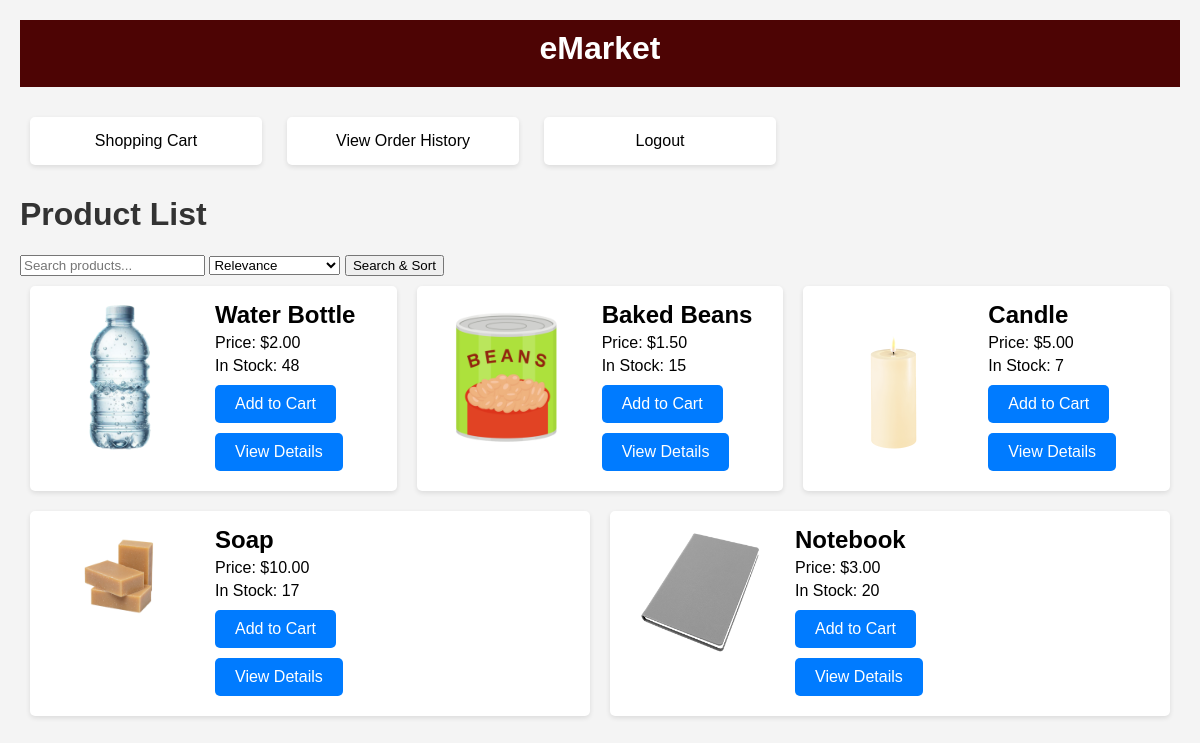
/product_list/, run on an earlier commit of the app's database.
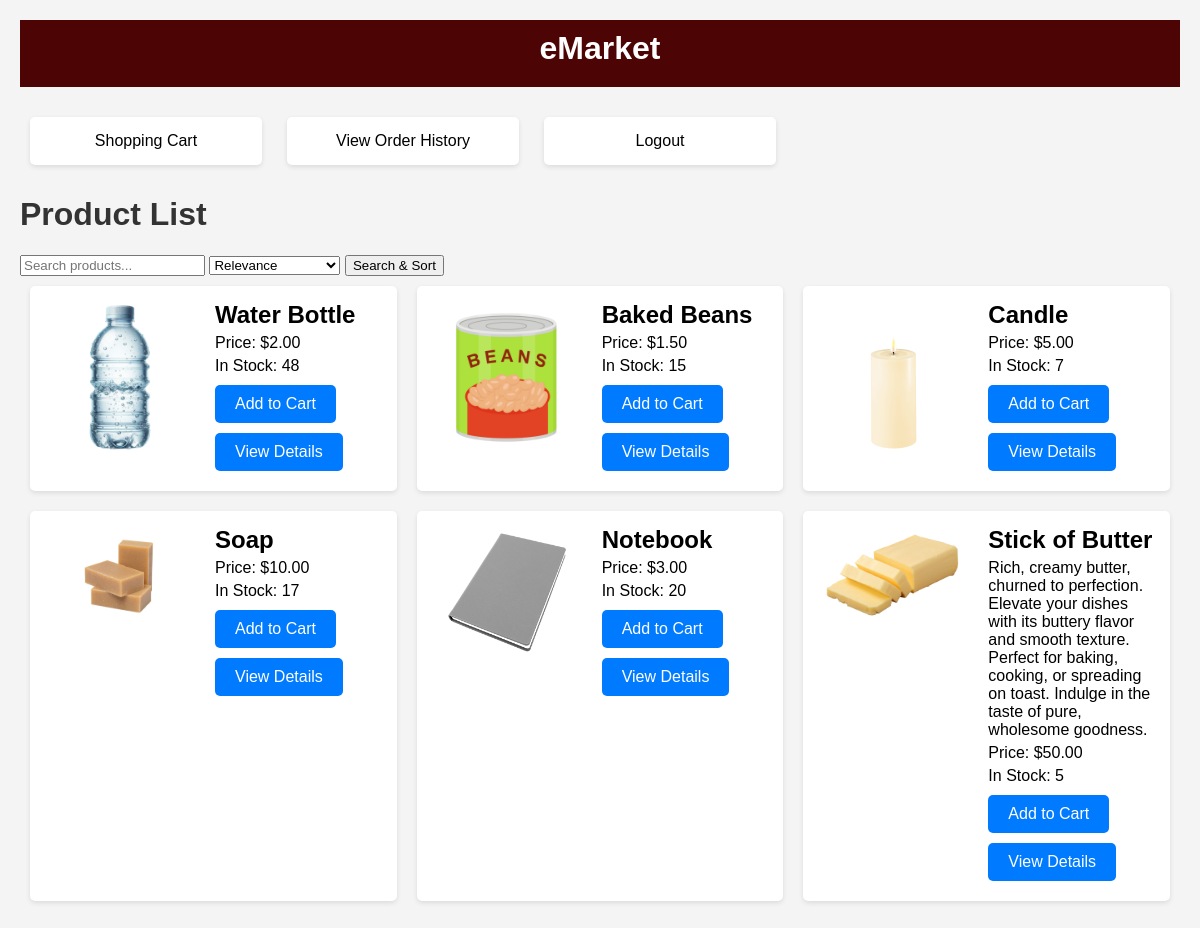
And on a later commit of the database.
### app/models.py (models this page shows, shortened)
class Product(models.Model):
    name = models.CharField(max_length=100)
    price = models.DecimalField(decimal_places=2, max_digits=10,default=0, validators=[MinValueValidator(0, message='Please enter a valid price.')],) # type: ignore
    description = models.CharField(max_length=250, default="")
    stock = models.PositiveIntegerField(default=1)
    date_created = models.DateTimeField(null=True,auto_now_add=True)
    seller = models.ForeignKey(User, on_delete=models.CASCADE, null=True, limit_choices_to={'user_type': 'seller'}, related_name='products')
    image = models.ImageField(default="default.jpeg", upload_to="media/", blank=True)

### app/views.py (the view, shortened to what this page needs)
# urls.py: path('product_list/', views.product_list, name='product_list'),
def product_list(request):
    form = ProductSearchForm(request.GET or None)
    products = list(Product.objects.all())  # Convert queryset to list for sorting
    return render(request, 'app/product_list.html', {'form': form, 'products': products})

### app/forms.py
class ProductSearchForm(forms.Form):
    search_query = forms.CharField(
        required=False,
        widget=forms.TextInput(attrs={'placeholder': 'Search products...'}),
        label=''
    )
    SORT_CHOICES = [
        ('rel', 'Relevance'),
        ('price_asc', 'Price: Low to High'),
        ('price_desc', 'Price: High to Low'),
        ('name_asc', 'Name: A to Z'),
        ('name_desc', 'Name: Z to A')
    ]
    sort = forms.ChoiceField(
        choices=SORT_CHOICES,
        required=False
    )

### app/templates/app/product_list.html (shortened to what this page needs)
<!DOCTYPE html>
<html lang="en">
<head>
  {% load static %}
  <link rel="stylesheet" href="{% static 'app/product_list.css' %}">
</head>
<body>
  <header>
    <div class="project-name">eMarket</div>
  </header>
  <main>
    <nav>
      <ul>
        <li><a href="{% url 'shopping_cart' %}">Shopping Cart</a></li>
        <li><a href="{% url 'order_history' %}">View Order History</a></li>
        <li>
          <a href="#" onclick="document.getElementById('logout-form').submit(); return false;">Logout</a>
        </li>
      </ul>
    </nav>
    <h1>Product List</h1>
    <form method="GET" action="{% url 'product_list' %}" enctype=”multipart/form-data”>      {{ form.search_query }}
      {{ form.sort }}
      <button type="submit">Search & Sort</button>
    </form>
    <ul>
      {% for product in products %}
        <li>
          <div class="product-container">
            <img src="{{ product.image.url }}" class="product-image">
            <div class="product-info">
              <h2>{{ product.name }}</h2>
              <p>{{ product.description }}</p>
              <p>Price: ${{ product.price }}</p>
              <p>In Stock: {{ product.stock }}</p>
              <a href="{% url 'add_to_cart' product.id %}" class="button">Add to Cart</a></br>
              <a href="{% url 'product_detail' product.id %}" class="button view-details">View Details</a>
            </div>
          </div>
        </li>
      {% endfor %}
    </ul>
  </main>
</body>
</html>

What changed in the data, as far as the page shows it:
added Product: image (picture), name "Stick of Butter", description "Rich, creamy butter, churned to perfection. Elevate your dishes with its buttery flavor and smooth texture. Perfect for baking, cooking, or spreading on toast. Indulge in the taste of pure, wholesome goodness.", price "50.00", stock "5"
